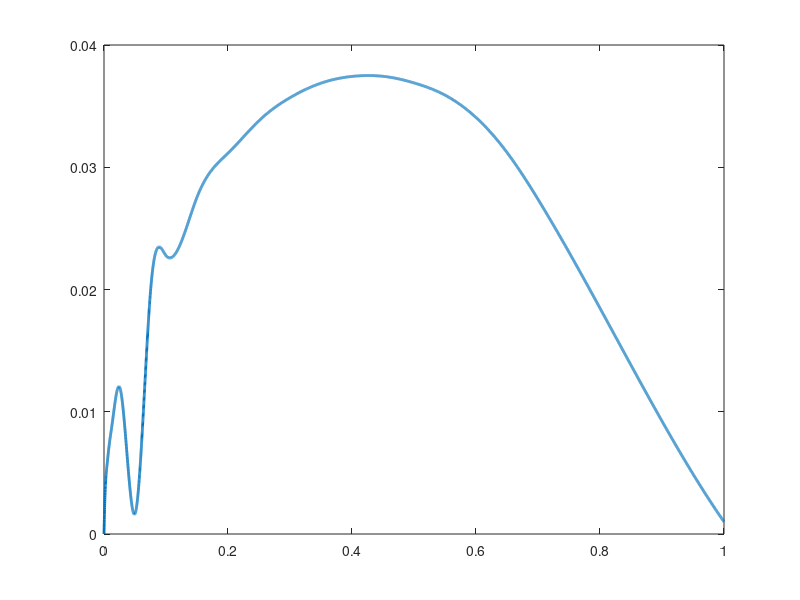

Reproduce this figure in MATLAB.
format long
x_arr=[0.0000:0.0025:0.0125 0.0250:0.0250:0.1000...
    0.1500:0.0500:0.4000 0.4250...
    0.4500 0.5000:0.0500:0.7500 1.0000];
y_arr=[0 0.00417 0.00569 0.00690 0.00790 0.00877 0.01204...
    0.001642 0.019840 0.022770 0.027550 0.031150 0.033810 0.035690...
    0.03688 0.03743 0.03750 0.03744 0.03690 0.03590 0.03407...
    0.03121 0.02738 0.02305 0.00100];

x_arr_inter=0:0.0001:1;
y_arr_inter=spline(x_arr,y_arr,x_arr_inter);
plot(x_arr_inter,y_arr_inter,'LineWidth',2);